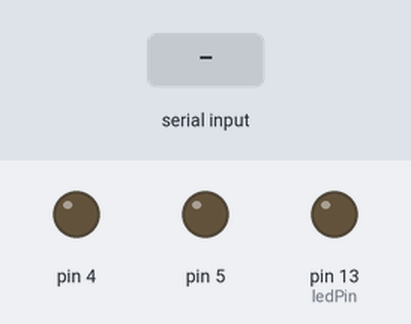
Simulated run of this sketch. Board: Arduino Uno, built with avr-gcc and run on an emulated ATmega328P. On the bench: output pins drawn as LEDs (lit = HIGH). The inputs (shaded band) are chosen by the test bench. What the sketch prints to the serial monitor is not drawn.

Above: at 1.2 s.
1.3 s: "on\n" received over Serial
At 2.2 s:
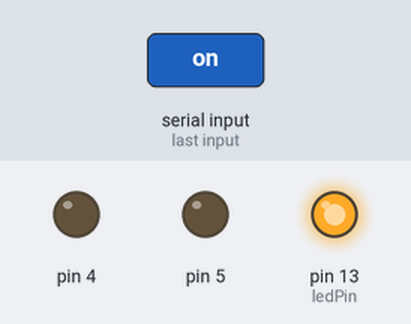
2.8 s: "e\n" received over Serial
At 3.2 s:
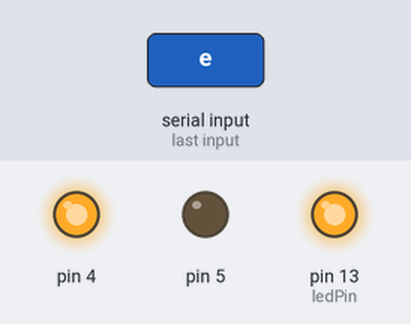
4.8 s: "d\n" received over Serial
At 5.2 s:
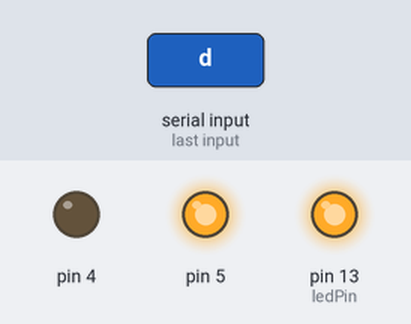
Timing chart, 0 to 7.8 s (numbered marks = the images above; inputs shaded):
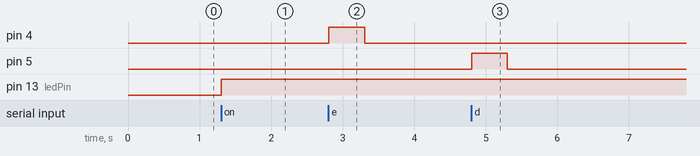

Measured:
- after the input at 1.3 s, pin 13 (ledPin): LOW → HIGH at once
- after the input at 2.8 s, pin 4: LOW → HIGH at once, → LOW 0.50 s later
- after the input at 4.8 s, pin 5: LOW → HIGH at once, → LOW 0.50 s later

The sketch:

serialGUI2.ino
```cpp
const int ledPin = LED_BUILTIN;


const int btn0 = 0;
const int btn1 = 1;

int lastBtn0 = HIGH;
int lastBtn1 = HIGH;

void setup() {
  pinMode(ledPin, OUTPUT);

  pinMode(4, OUTPUT);
  pinMode(5, OUTPUT);

  pinMode(btn0, INPUT);
  pinMode(btn1, INPUT);

  Serial.begin(9600);
  while (!Serial);
  Serial.println("Ready!");
}

void loop() {
  // Handle incoming serial commands
  if (Serial.available()) {
    String input = Serial.readStringUntil('\n');
    input.trim();

    if (input == "a") {
      Serial.println("Received A");
    } else if (input == "b") {
      Serial.println("Received B");
    } else if (input == "c") {
      Serial.println("Received C");
    } else if (input == "on") {
      digitalWrite(ledPin, HIGH);
      Serial.println("LED:ON");
    } else if (input == "off") {
      digitalWrite(ledPin, LOW);
      Serial.println("LED:OFF");
    } else if (input == "e") {
      digitalWrite(4, HIGH);
      delay(500);
      digitalWrite(4, LOW);
    }
     else if (input == "d") {
      digitalWrite(5, HIGH);
      delay(500);
      digitalWrite(5, LOW);
    }
     else {
      Serial.println("Unknown command: " + input);
    }
  }

  // Read current button states
  int currentBtn0 = digitalRead(btn0);
  int currentBtn1 = digitalRead(btn1);

  // Report state changes
  if (currentBtn0 != lastBtn0) {
    lastBtn0 = currentBtn0;

    if (currentBtn0 == LOW) {
      Serial.print('\a'); // Bell on press
      Serial.println("btn0_1");
    }
     else if (currentBtn1 == HIGH){
       Serial.println("btn0_0");
    }
  }

  if (currentBtn1 != lastBtn1) {
    lastBtn1 = currentBtn1;
    if(currentBtn1 == LOW){
       Serial.println("btn1_1");
    } else if (currentBtn1 == HIGH){
       Serial.println("btn1_0");
    }

  }

  delay(10); // Small debounce delay
}
```
